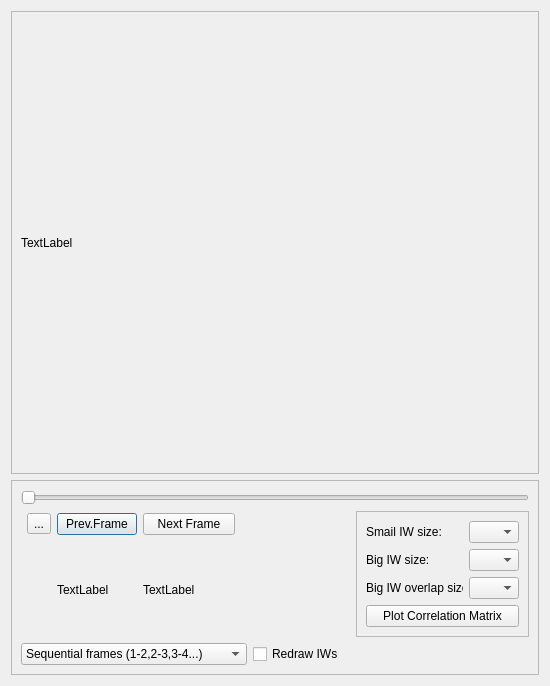
<?xml version="1.0" encoding="UTF-8"?>
<ui version="4.0">
 <class>interactive_analysis_window</class>
 <widget class="QDialog" name="interactive_analysis_window">
  <property name="geometry">
   <rect>
    <x>0</x>
    <y>0</y>
    <width>550</width>
    <height>686</height>
   </rect>
  </property>
  <property name="minimumSize">
   <size>
    <width>550</width>
    <height>686</height>
   </size>
  </property>
  <property name="maximumSize">
   <size>
    <width>550</width>
    <height>686</height>
   </size>
  </property>
  <property name="windowTitle">
   <string>Interactive analysis</string>
  </property>
  <layout class="QGridLayout" name="gridLayout_3">
   <item row="0" column="0">
    <widget class="QScrollArea" name="piv_scroll_area">
     <property name="widgetResizable">
      <bool>true</bool>
     </property>
     <widget class="QWidget" name="piv_scroll_area_widget">
      <property name="geometry">
       <rect>
        <x>0</x>
        <y>0</y>
        <width>530</width>
        <height>465</height>
       </rect>
      </property>
      <layout class="QGridLayout" name="gridLayout_4">
       <item row="0" column="0">
        <widget class="QLabel" name="piv_image_area">
         <property name="text">
          <string>TextLabel</string>
         </property>
        </widget>
       </item>
      </layout>
     </widget>
    </widget>
   </item>
   <item row="1" column="0">
    <widget class="QFrame" name="interactive_analysis_settings_frame">
     <property name="frameShape">
      <enum>QFrame::StyledPanel</enum>
     </property>
     <property name="frameShadow">
      <enum>QFrame::Raised</enum>
     </property>
     <layout class="QGridLayout" name="gridLayout_2">
      <item row="4" column="6">
       <widget class="QCheckBox" name="redraw_iws_chack_box">
        <property name="text">
         <string>Redraw IWs</string>
        </property>
       </widget>
      </item>
      <item row="4" column="0" colspan="6">
       <widget class="QComboBox" name="sequential_frames_combo_box">
        <item>
         <property name="text">
          <string>Sequential frames (1-2,2-3,3-4...)</string>
         </property>
        </item>
        <item>
         <property name="text">
          <string>Sequential frames (1-2,3-4,5-6...)</string>
         </property>
        </item>
       </widget>
      </item>
      <item row="0" column="0" colspan="9">
       <widget class="QSlider" name="horizontalSlider">
        <property name="orientation">
         <enum>Qt::Horizontal</enum>
        </property>
       </widget>
      </item>
      <item row="2" column="2">
       <widget class="QPushButton" name="prev_frame">
        <property name="text">
         <string>Prev.Frame</string>
        </property>
       </widget>
      </item>
      <item row="2" column="8" rowspan="2">
       <widget class="QFrame" name="iw_frame">
        <property name="frameShape">
         <enum>QFrame::StyledPanel</enum>
        </property>
        <property name="frameShadow">
         <enum>QFrame::Raised</enum>
        </property>
        <layout class="QGridLayout" name="gridLayout">
         <item row="0" column="1">
          <widget class="QComboBox" name="small_iw_size_combo_box">
           <property name="maximumSize">
            <size>
             <width>50</width>
             <height>16777215</height>
            </size>
           </property>
          </widget>
         </item>
         <item row="2" column="1">
          <widget class="QComboBox" name="big_iw_overlap_size_combo_box">
           <property name="maximumSize">
            <size>
             <width>50</width>
             <height>16777215</height>
            </size>
           </property>
          </widget>
         </item>
         <item row="1" column="1">
          <widget class="QComboBox" name="big_iw_size_combo_box">
           <property name="maximumSize">
            <size>
             <width>50</width>
             <height>16777215</height>
            </size>
           </property>
          </widget>
         </item>
         <item row="2" column="0">
          <widget class="QLabel" name="big_iw_overlap_size_label">
           <property name="text">
            <string>Big IW overlap size:</string>
           </property>
          </widget>
         </item>
         <item row="1" column="0">
          <widget class="QLabel" name="big_iw_size_label">
           <property name="text">
            <string>Big IW size:</string>
           </property>
          </widget>
         </item>
         <item row="0" column="0">
          <widget class="QLabel" name="small_iw_size_label">
           <property name="text">
            <string>Smail IW size:</string>
           </property>
          </widget>
         </item>
         <item row="3" column="0" colspan="2">
          <widget class="QPushButton" name="pushButton">
           <property name="text">
            <string>Plot Correlation Matrix</string>
           </property>
          </widget>
         </item>
        </layout>
       </widget>
      </item>
      <item row="2" column="1">
       <widget class="QToolButton" name="toolButton">
        <property name="text">
         <string>...</string>
        </property>
       </widget>
      </item>
      <item row="3" column="2">
       <widget class="QLabel" name="label_5">
        <property name="minimumSize">
         <size>
          <width>70</width>
          <height>70</height>
         </size>
        </property>
        <property name="maximumSize">
         <size>
          <width>70</width>
          <height>70</height>
         </size>
        </property>
        <property name="text">
         <string>TextLabel</string>
        </property>
       </widget>
      </item>
      <item row="2" column="3">
       <widget class="QPushButton" name="next_frame">
        <property name="text">
         <string>Next Frame</string>
        </property>
       </widget>
      </item>
      <item row="3" column="3">
       <widget class="QLabel" name="label_6">
        <property name="minimumSize">
         <size>
          <width>92</width>
          <height>92</height>
         </size>
        </property>
        <property name="maximumSize">
         <size>
          <width>92</width>
          <height>92</height>
         </size>
        </property>
        <property name="text">
         <string>TextLabel</string>
        </property>
       </widget>
      </item>
     </layout>
    </widget>
   </item>
  </layout>
  <zorder>interactive_analysis_settings_frame</zorder>
  <zorder>piv_scroll_area</zorder>
 </widget>
 <resources/>
 <connections/>
</ui>
